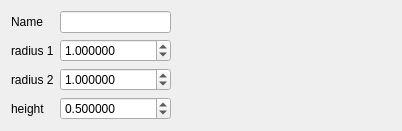
        <widget class="QWidget" name="tab_dish">
         <attribute name="title">
          <string>dish</string>
         </attribute>
         <layout class="QFormLayout" name="formLayout_10">
          <item row="0" column="0">
           <layout class="QFormLayout" name="formLayout_13">
            <item row="1" column="0">
             <widget class="QLabel" name="label_18">
              <property name="text">
               <string>radius 1</string>
              </property>
             </widget>
            </item>
            <item row="1" column="1">
             <widget class="QDoubleSpinBox" name="dishRadiusDoubleSpinBox">
              <property name="decimals">
               <number>6</number>
              </property>
              <property name="minimum">
               <double>0.000001000000000</double>
              </property>
              <property name="maximum">
               <double>100000000.000000000000000</double>
              </property>
              <property name="value">
               <double>1.000000000000000</double>
              </property>
             </widget>
            </item>
            <item row="2" column="0">
             <widget class="QLabel" name="label_39">
              <property name="text">
               <string>radius 2</string>
              </property>
             </widget>
            </item>
            <item row="2" column="1">
             <widget class="QDoubleSpinBox" name="dishRadius2DoubleSpinBox">
              <property name="decimals">
               <number>6</number>
              </property>
              <property name="minimum">
               <double>0.000001000000000</double>
              </property>
              <property name="maximum">
               <double>100000000.000000000000000</double>
              </property>
              <property name="value">
               <double>1.000000000000000</double>
              </property>
             </widget>
            </item>
            <item row="3" column="0">
             <widget class="QLabel" name="label_19">
              <property name="text">
               <string>height</string>
              </property>
             </widget>
            </item>
            <item row="3" column="1">
             <widget class="QDoubleSpinBox" name="dishHeightDoubleSpinBox">
              <property name="decimals">
               <number>6</number>
              </property>
              <property name="minimum">
               <double>0.000001000000000</double>
              </property>
              <property name="maximum">
               <double>100000000.000000000000000</double>
              </property>
              <property name="value">
               <double>0.500000000000000</double>
              </property>
             </widget>
            </item>
            <item row="0" column="0">
             <widget class="QLabel" name="label_37">
              <property name="text">
               <string>Name</string>
              </property>
             </widget>
            </item>
            <item row="0" column="1">
             <widget class="QLineEdit" name="dishNameLineEdit">
              <property name="sizePolicy">
               <sizepolicy hsizetype="MinimumExpanding" vsizetype="Fixed">
                <horstretch>0</horstretch>
                <verstretch>0</verstretch>
               </sizepolicy>
              </property>
              <property name="readOnly">
               <bool>true</bool>
              </property>
             </widget>
            </item>
           </layout>
          </item>
          <item row="0" column="1">
           <spacer name="horizontalSpacer_6">
            <property name="orientation">
             <enum>Qt::Horizontal</enum>
            </property>
            <property name="sizeHint" stdset="0">
             <size>
              <width>214</width>
              <height>20</height>
             </size>
            </property>
           </spacer>
          </item>
         </layout>
        </widget>
